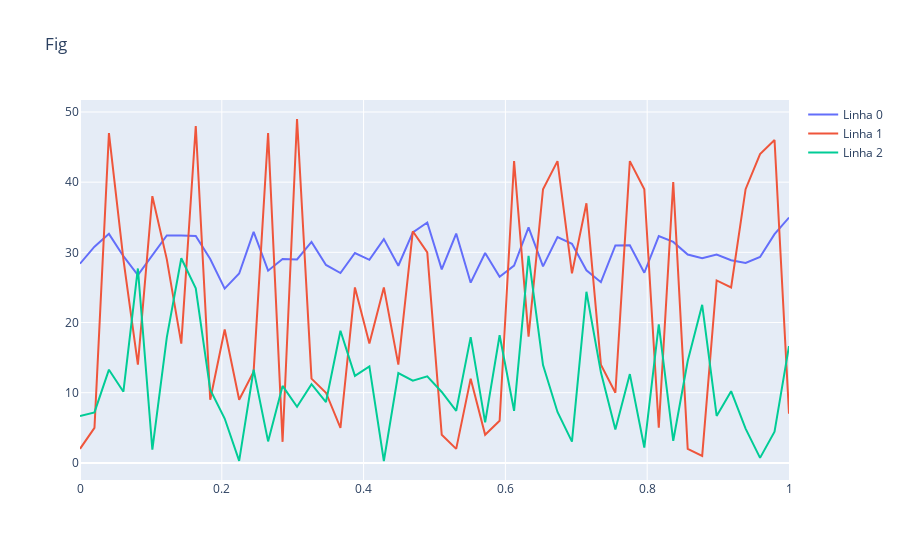

This figure's notebook cell:
### Code cell
go.Figure(linhas, layout=layout)
